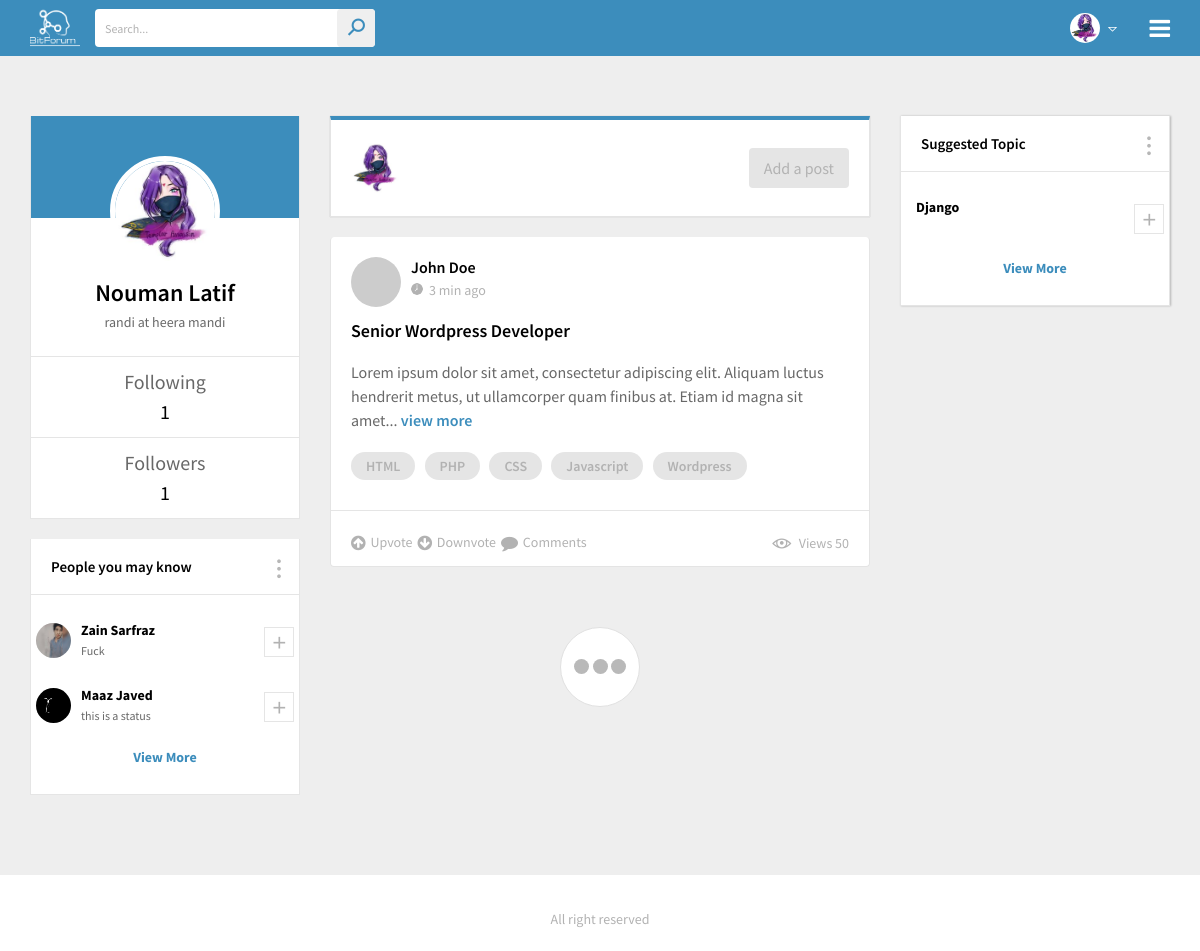
Page / (signed in) on the committed database.
### posts/models.py (models this page shows)
class User(models.Model):
    email = models.EmailField(max_length=254,unique=True)
    name = models.TextField()
    password = models.TextField(max_length=15)
    status = models.TextField(max_length=250)
    profile_pic = models.ImageField(upload_to='uploads/pfp/')
    def __str__(self):
        return self.email

### bitforum/views.py (the view)
# urls.py: 2. Add a URL to urlpatterns:  path('', views.home, name='home')
def home(request):
    if 'email' in request.session:
        user = User.objects.get(email=request.session['email'])
        followers_count = FollowersFollowings.objects.filter(followingId=user.id)
        following_count = FollowersFollowings.objects.filter(followerId=user.id)
        allUser = User.objects.all()
        people_you_may_know = []
        for u in allUser:
            if u.email == request.session['email']:
                continue
            else:
                people_you_may_know.append(u)
        print(people_you_may_know)
        return render(request,'news-feed.html',{'user':user,'followers_count':len(followers_count),'following_count':len(following_count),'people':people_you_may_know})
    else:
        return redirect(login_signup_page)

### templates/news-feed.html (shortened to what this page needs)
{% load static %}
<!DOCTYPE html>
<html>
<head>
<link rel="stylesheet" type="text/css" href="{% static 'css/animate.css' %}">
<link rel="stylesheet" type="text/css" href="{% static 'css/bootstrap.min.css' %}">
<link rel="stylesheet" type="text/css" href="{% static 'css/line-awesome.css' %}">
<link rel="stylesheet" type="text/css" href="{% static 'css/line-awesome-font-awesome.min.css' %}">
<link rel="stylesheet" type="text/css" href="{% static 'css/font-awesome.min.css' %}">
<link rel="stylesheet" type="text/css" href="{% static 'css/jquery.mCustomScrollbar.min.css' %}">
<link rel="stylesheet" type="text/css" href="{% static 'lib/slick/slick.css' %}">
<link rel="stylesheet" type="text/css" href="{% static 'lib/slick/slick-theme.css' %}">
<link rel="stylesheet" type="text/css" href="{% static 'css/style.css' %}">
<link rel="stylesheet" type="text/css" href="{% static 'css/responsive.css' %}">
</head>
<body>
	<div class="wrapper">
		<header>
			<div class="container">
				<div class="header-data">
					<div class="logo">
						<a href="#" title=""><img src="{% static 'images/logo.png' %}" height="50" width="50" alt=""></a>
					</div>
					<div class="search-bar">
						<form>
							<input type="text" name="search" placeholder="Search...">
							<button type="submit"><i class="la la-search"></i></button>
						</form>
					</div>
					<div class="menu-btn">
						<a href="#" title=""><i class="fa fa-bars"></i></a>
					</div>
					<div class="user-account">
						<div class="user-info" >
							<img src=" {{ user.profile_pic }} " height="30" width="30" alt="" style="margin-left:40px">
							<i class="la la-sort-down"></i>
						</div>
					</div>
				</div>
			</div>
		</header>
		<main>
			<div class="main-section">
				<div class="container">
					<div class="main-section-data">
						<div class="row">
							<div class="col-lg-3 col-md-4 pd-left-none no-pd">
								<div class="main-left-sidebar no-margin">
									<div class="user-data full-width">
										<div class="user-profile">
											<div class="username-dt">
												<div class="usr-pic" style="height:120;width:100;">
													<img src=" {{  user.profile_pic }} " height="110" width="100" alt="">
												</div>
											</div>
											<div class="user-specs">
												<h3> {{ user.name }} </h3>
												<span>{{ user.status }}</span>
											</div>
										</div>
										<ul class="user-fw-status">
											<li>
												<h4>Following</h4>
												<span>{{ following_count }}</span>
											</li>
											<li>
												<h4>Followers</h4>
												<span>{{ followers_count }}</span>
											</li>
										</ul>
									</div>
									<div class="suggestions full-width">
										<div class="sd-title">
											<h3>People you may know</h3>
											<i class="la la-ellipsis-v"></i>
										</div>
										<div class="suggestions-list">
											{% for i in people %}
											<div class="suggestion-usd">
												<img src="{{ i.profile_pic }}" height="35" width="35" alt="">
												<div class="sgt-text">
													<h4>{{ i.name }}</h4>
													<span>{{ i.status }}</span>
												</div>
												<span><i class="la la-plus"></i></span>
											</div>
											{% endfor %}
											<div class="view-more">
												<a href="#" title="">View More</a>
											</div>
										</div>
									</div>
								</div>
							</div>
							<div class="col-lg-6 col-md-8 no-pd">
								<div class="main-ws-sec">
									<div class="post-topbar">
										<div class="user-picy" >
											<img src="{{user.profile_pic}}"  alt="">
										</div>
										<div class="post-st">
											<ul>
												<li><a class="post_project" href="#" title="">Add a post</a></li>
											</ul>
										</div>
									</div>
									<div class="posts-section">
										<div class="post-bar">
											<div class="post_topbar">
												<div class="usy-dt">
													<img src="http://via.placeholder.com/50x50" alt="">
													<div class="usy-name">
														<h3>John Doe</h3>
														<span><img src="{% static 'images/clock.png' %}" alt="">3 min ago</span>
													</div>
												</div>
											</div>
											<div class="job_descp">
												<h3>Senior Wordpress Developer</h3>
												<p>Lorem ipsum dolor sit amet, consectetur adipiscing elit. Aliquam luctus hendrerit metus, ut ullamcorper quam finibus at. Etiam id magna sit amet... <a href="#" title="">view more</a></p>
												<ul class="skill-tags">
													<li><a href="#" title="">HTML</a></li>
													<li><a href="#" title="">PHP</a></li>
													<li><a href="#" title="">CSS</a></li>
													<li><a href="#" title="">Javascript</a></li>
													<li><a href="#" title="">Wordpress</a></li>
												</ul>
											</div>
											<div class="job-status-bar">
												<ul class="like-com">
													<li>
														<a href="#"><i class="fa fa-arrow-circle-up" aria-hidden="true"></i> Upvote</a>
														<a href="#"><i class="fa fa-arrow-circle-down" aria-hidden="true"></i> Downvote</a>
														<a href="#"><i class="fa fa-comment" aria-hidden="true"></i> Comments</a>
													</li>
												</ul>
												<a><i class="la la-eye"></i>Views 50</a>
											</div>
										</div>
										<div class="process-comm">
											<div class="spinner">
												<div class="bounce1"></div>
												<div class="bounce2"></div>
												<div class="bounce3"></div>
											</div>
										</div>
									</div>
								</div>
							</div>
							<div class="col-lg-3 pd-right-none no-pd">
								<div class="right-sidebar">
									<div class="widget suggestions full-width">
										<div class="sd-title">
											<h3>Suggested Topic</h3>
											<i class="la la-ellipsis-v"></i>
										</div>
										<div class="suggestions-list">
											<div class="suggestion-usd">
												<div class="sgt-text">
													<h4>Django</h4>
												</div>
												<span><i class="la la-plus"></i></span>
											</div>
											<div class="view-more">
												<a href="#" title="">View More</a>
											</div>
										</div>
									</div>
								</div>
							</div>
						</div>
					</div>
				</div>
			</div>
		</main>
        <footer>
			<div class="footy-sec mn no-margin">
				<div class="container">
					<ul>
						<li><a href="#" title="">All right reserved</a></li>
					</ul>
				</div>
			</div>
		</footer>
	</div>
</body>
</html>

### static/css/responsive.css (style rules this page uses)
@media (max-width: 1200px) { .menu-btn { display: block; } }
@media (max-width: 1200px) { .suggestion-usd { padding: 15px 5px; } }
@media (max-width: 1200px) { .sd-title h3 { font-size: 15px; } }
@media (max-width: 1200px) { .footy-sec ul { width: 100%;text-align: center; } }
@media (max-width: 1200px) { .footy-sec.mn ul { padding: 30px 0 25px 0; } }
@media (max-width: 1200px) { .footy-sec { text-align: center; } }
@media (max-width: 1200px) { .sgt-text span { font-size: 12px; } }

### rows in the picture
User: profile_pic (picture), name "Nouman Latif", status "randi at heera mandi"
User: profile_pic (picture), name "Zain Sarfraz", status "Fuck"
User: profile_pic (picture), name "Maaz Javed", status "this is a status"

### other values in the picture
{{ following_count }} "1"
{{ followers_count }} "1"
